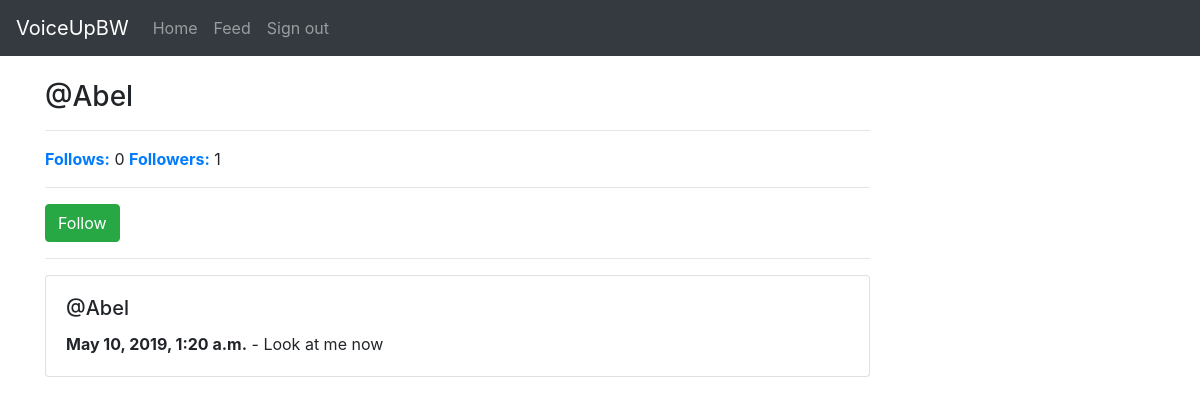
Page /Abel/ (signed in) on the earlier database version.
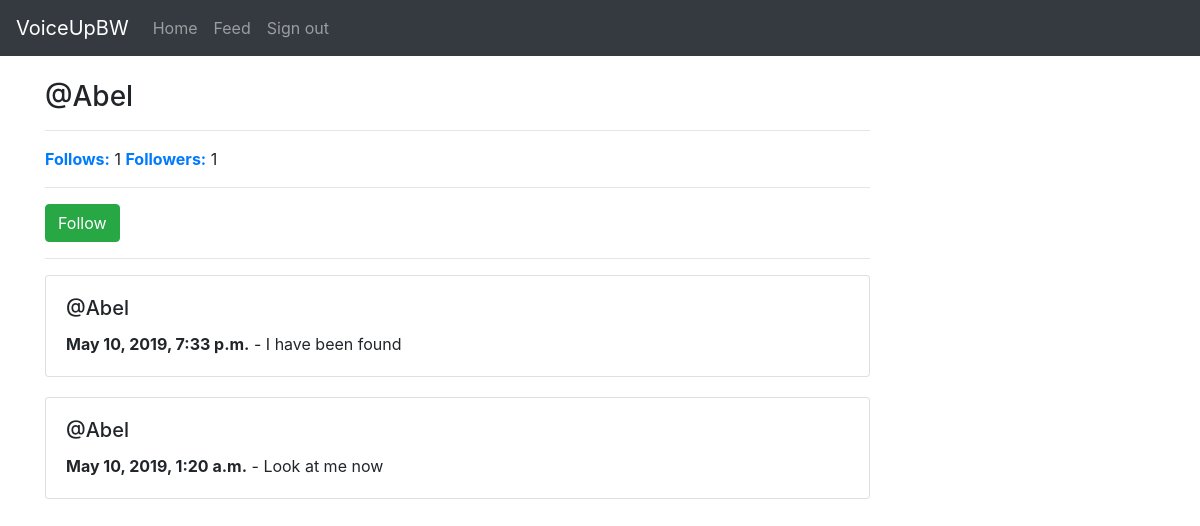
Same page on the later database version.
### voiceupprofile/models.py (models this page shows)
class VoiceUpProfile(models.Model):
    user = models.OneToOneField(User, on_delete=models.DO_NOTHING)
    district = models.CharField(max_length=100)
    isPolitician = models.BooleanField(default=False)
    follows = models.ManyToManyField('self', related_name='followed_by', symmetrical=False)

### voiceUpPost/models.py (models this page shows)
class VoiceUpPost(models.Model):
    user = models.ForeignKey(User, related_name='voiceuppost', on_delete=models.DO_NOTHING)
    body = models.CharField(max_length=255)
    created_at = models.DateTimeField(auto_now_add=True)
    class Meta:
        ordering = ('-created_at',)

### voiceupprofile/views.py (the view)
# urls.py: path('<str:username>/', views.profile, name="profile"),
@login_required
def profile(request, username):
    if request.user.is_authenticated:
        user = User.objects.get(username=username)
        if request.method == 'POST':
            form = VoiceUpPostForm(data=request.POST)
            if form.is_valid():
                voiceuppost = form.save(commit=False)
                voiceuppost.user = request.user
                voiceuppost.save()
                redirecturl = request.POST.get('redirect', '/')
                return redirect(redirecturl)
        else:
            form = VoiceUpPostForm()
        return render(request, 'profile.html', {'form': form, 'user': user})
    else:
        return redirect('/')

### voiceupprofile/templates/profile.html (shortened to what this page needs)
{% extends 'templates/base.html' %}
{% block main %}
    <div class="row">
      <div class="col-9">
        <h3>@{{ user.username }}</h3>
          <hr>
        <b><a href="/{{ user.username }}/follows/">Follows:</a></b> {{ user.voiceupprofile.follows.count }}
        <b><a href="/{{ user.username }}/followers/">Followers:</a></b> {{ user.voiceupprofile.followed_by.count }}
        {% ifnotequal request.user user %}
          <hr>
          {% if request.user.voiceupprofile in user.voiceupprofile.followed_by.all %}
            <a href="/{{ user.username }}/stopfollow/" class="btn btn-danger">Stop follow</a>
          {% else %}
            <a href="/{{ user.username }}/follow/" class="btn btn-success">Follow</a>
          {% endif %}
        {% endifnotequal %}
        <hr>
        {% if user.voiceuppost.all %}
          {% for post in user.voiceuppost.all %}
            <div class="card" style="margin-bottom: 20px;">
              <div class="card-body">
                <h5 class="card-title">@{{ post.user.username }}</h5>
                <p class="card-text"><b>{{ post.created_at }}</b> - {{ post.body }}</p>
              </div>
            </div>
          {% endfor %}
        {% else %}
          <p>No Posts yet!</p>
        {% endif %}
      </div>
      </div>
{% endblock %}

Differences in the rows shown:
added VoiceUpPost: user.username "Abel", created_at "May 10, 2019, 7:33 p.m.", body "I have been found"
Other differences:
{{ user.voiceupprofile.follows.count }}: "0" → "1"
